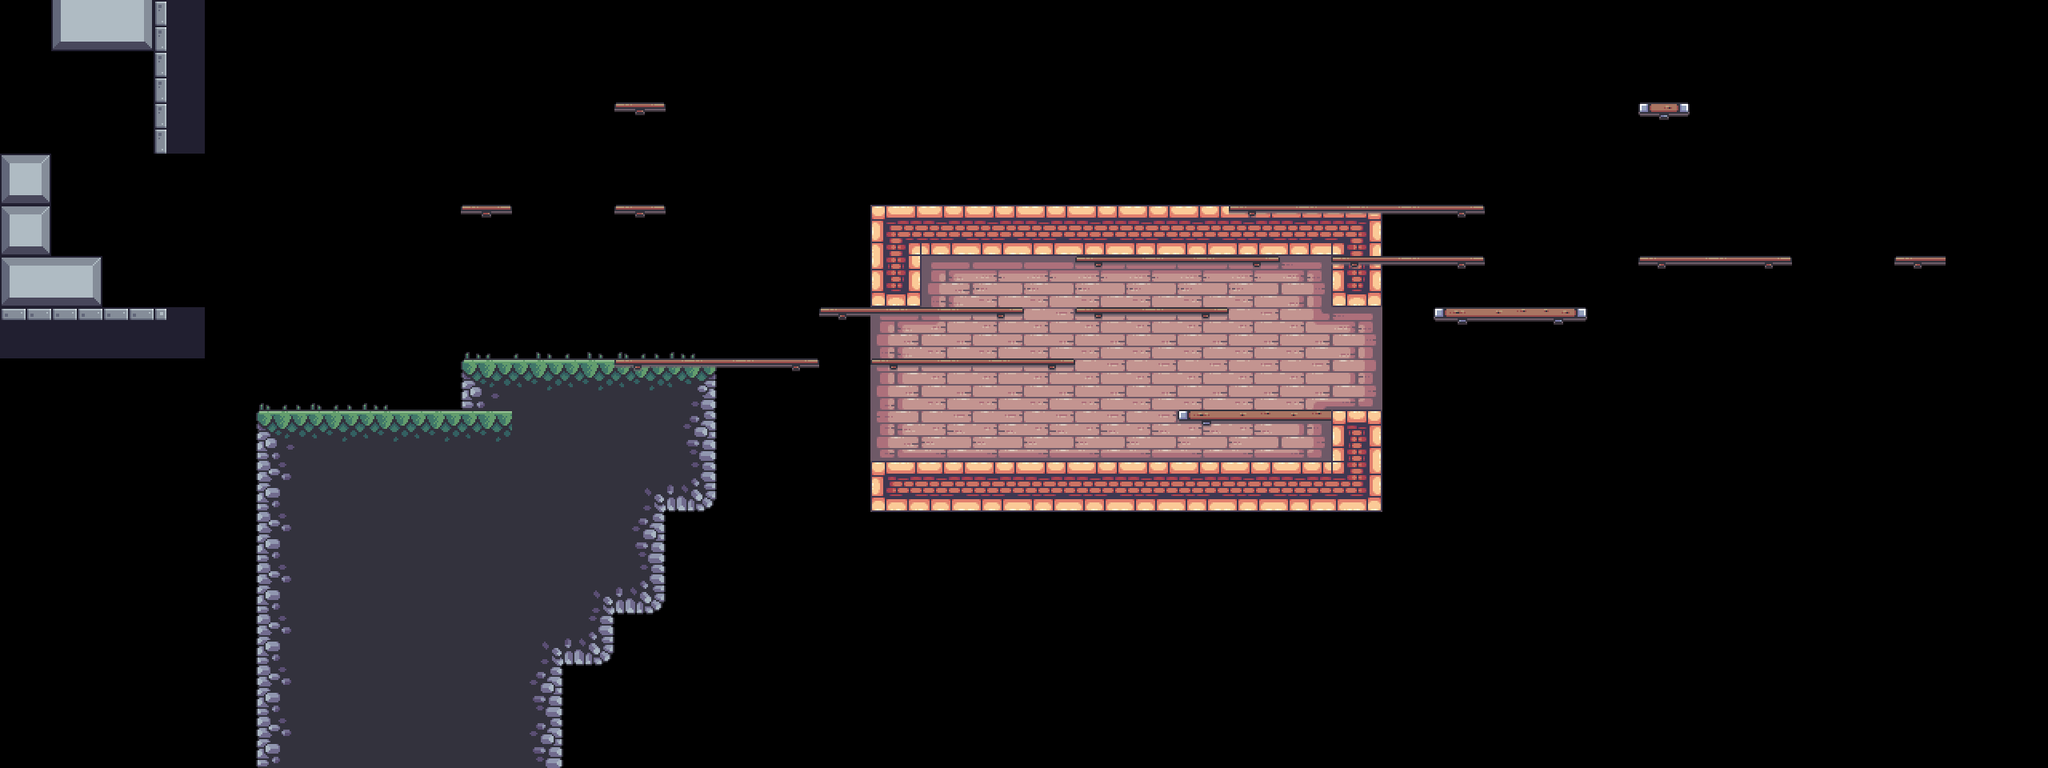

This game map was drawn from its Tiled (.tmx) file and the tilesets committed beside it. A one-line description and the trimmed map source follow:
An orthogonal 40x15 tile map with 64x64 px tiles, 4 tile layers (BG, Terrain, Platforms, FG), 8 tilesets and 46 objects (9x static, 3x palm_small, 3x saw, 2x candle, 2x window, ...).

<map version="1.10" tiledversion="1.10.1" orientation="orthogonal" renderorder="right-down" width="40" height="15" tilewidth="64" tileheight="64" infinite="0" nextlayerid="14" nextobjectid="76">
 <tileset firstgid="1" source="../tilesets/outside.tsx" />
 <tileset firstgid="49" source="../tilesets/items.tsx" />
 <tileset firstgid="54" source="../tilesets/inside.tsx" />
 <tileset firstgid="150" source="../tilesets/extra.tsx" />
 <tileset firstgid="216" source="../tilesets/objects.tsx" />
 <tileset firstgid="244" source="../tilesets/platforms.tsx" />
 <tileset firstgid="252" source="../tilesets/enemies.tsx" />
 <tileset firstgid="253" source="../tilesets/grass.tsx" />
 <layer id="9" name="BG" width="40" height="15">
  <data>[600 cells, 37 non-empty, 11 distinct tile ids]</data>
 </layer>
 <objectgroup id="12" name="BG details" class="window">
  <object id="49" name="candle" gid="231" x="1152.5" y="503" width="64" height="64" />
  <object id="50" name="candle" gid="231" x="1411" y="504.5" width="64" height="64" />
  <object id="51" name="window" gid="232" x="1560.5" y="424.5" width="64" height="64" />
  <object id="52" name="window" gid="232" x="1208.5" y="438.5" width="64" height="64" />
  <object id="53" name="big_chain" gid="233" x="1304.67" y="435" width="64" height="116" />
  <object id="54" name="small_chain" gid="234" x="1434.67" y="382.333" width="64" height="62" />
  <object id="55" name="static" gid="235" x="1381" y="574" width="14" height="34" />
  <object id="56" name="static" gid="236" x="1582.67" y="575" width="30" height="14" />
  <object id="57" name="static" gid="237" x="1309.67" y="575" width="14" height="28" />
  <object id="58" name="static" gid="238" x="1246.67" y="574.667" width="24" height="14" />
  <object id="59" name="static" gid="239" x="1452.67" y="573.333" width="42" height="44" />
  <object id="60" name="static" gid="240" x="1591" y="572.333" width="42" height="44" />
  <object id="61" name="static" gid="241" x="1498" y="502" width="52" height="178" />
  <object id="62" name="static" gid="242" x="1268.67" y="501.333" width="52" height="178" />
  <object id="63" name="static" gid="243" x="1094" y="575" width="82" height="98" />
 </objectgroup>
 <layer id="1" name="Terrain" width="40" height="15">
  <data>[600 cells, 94 non-empty, 23 distinct tile ids]</data>
 </layer>
 <layer id="5" name="Platforms" width="40" height="15">
  <data>[600 cells, 41 non-empty, 8 distinct tile ids]</data>
 </layer>
 <layer id="10" name="FG" width="40" height="15">
  <data>[600 cells, 8 non-empty, 3 distinct tile ids]</data>
 </layer>
 <objectgroup id="4" name="Objects">
  <object id="4" name="flag" gid="219" x="1664" y="256" width="68" height="186" />
  <object id="6" name="crate" gid="218" x="494.5" y="513.25" width="50" height="36" />
  <object id="7" name="crate" gid="218" x="525.5" y="477.25" width="50" height="36" />
  <object id="9" name="barrel" gid="216" x="530.5" y="513" width="46" height="50" />
  <object id="11" name="palm_large" gid="220" x="306.333" y="546" width="78" height="136" />
  <object id="12" name="palm_small" gid="222" x="1095.33" y="277.33" width="80" height="103" />
  <object id="13" name="palm_small" gid="222" x="1245.33" y="261.33" width="80" height="103" />
  <object id="14" name="palm_small" gid="222" x="1202" y="287.33" width="80" height="103" />
  <object id="15" name="player" gid="223" x="683.62" y="425.485" width="74" height="56" />
  <object id="27" name="palm_bg" gid="217" x="768" y="448" width="128" height="128" />
  <object id="43" name="palm_bg_left" gid="228" x="245" y="562" width="104" height="106" />
  <object id="44" name="palm_bg_right" gid="229" x="866" y="496" width="104" height="106" />
  <object id="65" name="saw" x="64" y="576" width="64" height="64">
   <properties>
    <property name="speed" type="int" value="0" />
   </properties>
  </object>
  <object id="69" name="floor_spike" gid="226" x="64" y="320" width="64" height="64">
   <properties>
    <property name="inverted" type="bool" value="false" />
   </properties>
  </object>
  <object id="71" name="floor_spike" gid="1073742050" x="64" y="128" width="64" height="64">
   <properties>
    <property name="inverted" type="bool" value="true" />
   </properties>
  </object>
 </objectgroup>
 <objectgroup id="13" name="Moving Objects">
  <object id="66" name="boat" x="1790.67" y="619.333" width="768" height="38">
   <properties>
    <property name="flip" type="bool" value="true" />
    <property name="platform" type="bool" value="true" />
    <property name="speed" type="int" value="60" />
   </properties>
  </object>
  <object id="67" name="saw" x="0" y="512" width="300" height="10">
   <properties>
    <property name="flip" type="bool" value="false" />
    <property name="platform" type="bool" value="false" />
    <property name="speed" type="int" value="60" />
   </properties>
  </object>
  <object id="68" name="saw" x="182" y="536" width="10" height="320">
   <properties>
    <property name="flip" type="bool" value="false" />
    <property name="platform" type="bool" value="false" />
    <property name="speed" type="int" value="100" />
   </properties>
  </object>
  <object id="73" name="spike" gid="227" x="384" y="256" width="54" height="54">
   <properties>
    <property name="end_angle" type="int" value="-1" />
    <property name="platform" type="bool" value="false" />
    <property name="radius" type="int" value="100" />
    <property name="speed" type="int" value="50" />
    <property name="start_angle" type="int" value="0" />
   </properties>
  </object>
  <object id="74" name="helicopter" x="320" y="0" width="10" height="320">
   <properties>
    <property name="flip" type="bool" value="false" />
    <property name="platform" type="bool" value="true" />
    <property name="speed" type="int" value="100" />
   </properties>
  </object>
  <object id="75" name="helicopter" x="384" y="128" width="300" height="10">
   <properties>
    <property name="flip" type="bool" value="false" />
    <property name="platform" type="bool" value="true" />
    <property name="speed" type="int" value="60" />
   </properties>
  </object>
 </objectgroup>
 <objectgroup id="7" name="Items">
  <object id="22" name="diamond" gid="49" x="512" y="384" width="64" height="64" />
  <object id="23" name="gold" gid="50" x="576" y="384" width="64" height="64" />
  <object id="24" name="potion" gid="51" x="512" y="320" width="64" height="64" />
  <object id="25" name="silver" gid="52" x="704" y="256" width="64" height="64" />
  <object id="26" name="skull" gid="53" x="576" y="256" width="64" height="64" />
 </objectgroup>
 <objectgroup id="6" name="Enemies">
  <object id="36" name="shell" gid="224" x="192" y="384" width="76" height="46">
   <properties>
    <property name="reverse" type="bool" value="true" />
   </properties>
  </object>
  <object id="38" name="tooth" gid="225" x="1408" y="256" width="48" height="46" />
  <object id="39" name="shell" gid="224" x="576" y="448" width="76" height="46">
   <properties>
    <property name="reverse" type="bool" value="false" />
   </properties>
  </object>
 </objectgroup>
 <objectgroup id="2" name="Water">
  <object id="2" name="water" x="0" y="640" width="2560" height="320" />
 </objectgroup>
 <objectgroup id="8" name="Data">
  <object id="28" name="Data" x="0" y="0" width="64" height="64">
   <properties>
    <property name="bg" value="Green" />
    <property name="bottom_limit" type="int" value="200" />
    <property name="death_border_bottom" type="int" value="0" />
    <property name="horizon_line" type="int" value="600" />
    <property name="level_unlock" type="int" value="4" />
    <property name="top_limit" type="int" value="0" />
   </properties>
  </object>
 </objectgroup>
</map>
